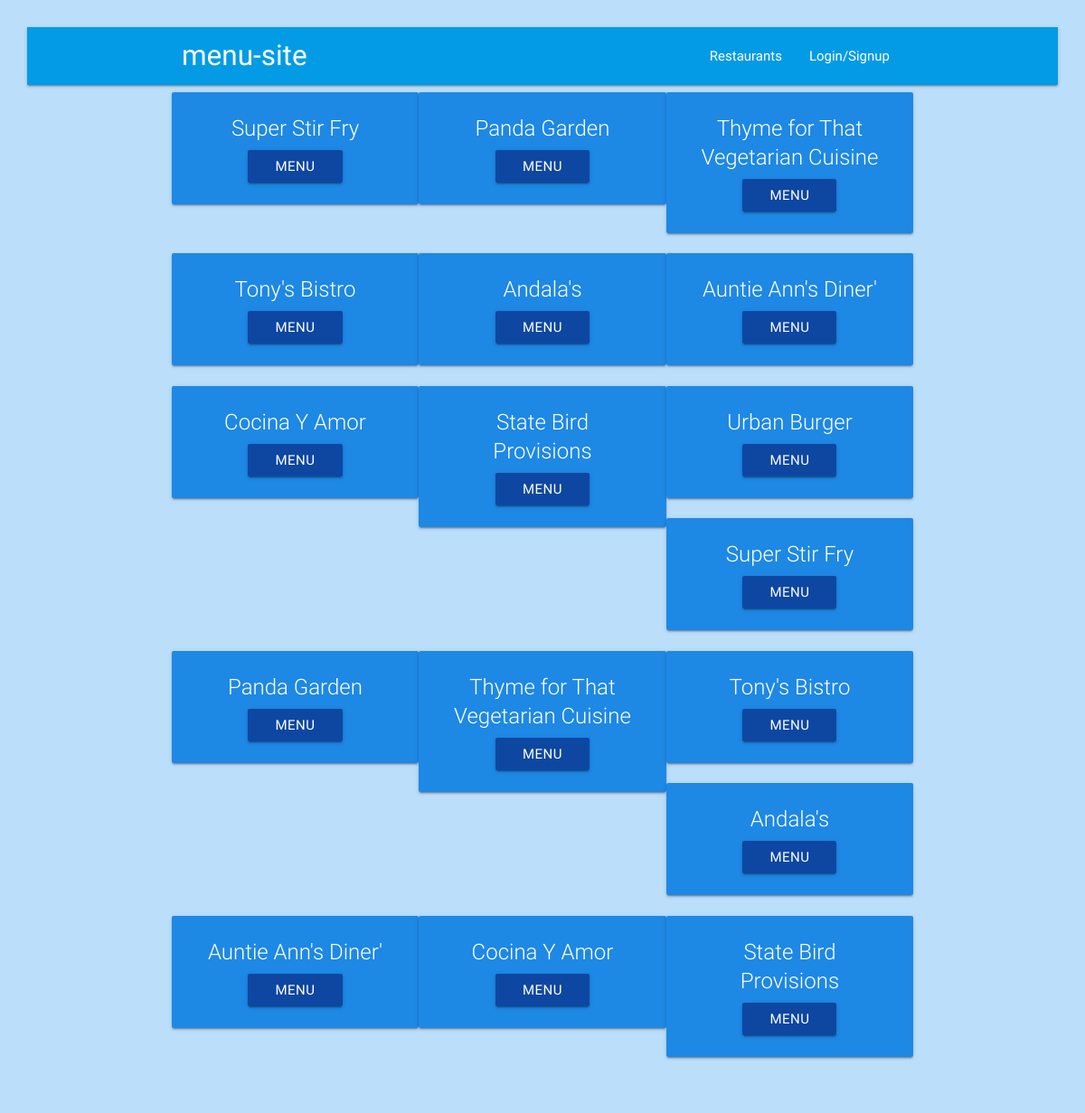
The page /restaurants/all on the database its author committed.
### database_setup.py (models this page shows, shortened)
class Restaurant(Base):
    __tablename__ = 'restaurant'
    id = Column(Integer, primary_key=True)
    name = Column(String(250), nullable=False)
    user_id = Column(Integer, ForeignKey('user.id'))
    user = relationship(User)

### app.py (the view)
@app.route('/')
@app.route('/restaurant')
@app.route('/restaurants')
@app.route('/restaurant/all')
@app.route('/restaurants/all')
def allRestaurants():
    restaurants = db.session.query(Restaurant).all()
    if 'username' not in login_session:
        return render_template('publicRestaurants.html', login_session=login_session, restaurants=restaurants)
    else:
        return render_template('privateRestaurants.html', login_session=login_session, restaurants=restaurants)

### templates/publicRestaurants.html (shortened to what this page needs)
{% extends "base.html" %}
{% block content %}
<div class="row">
    {% for restaurant in restaurants %}
    <div class="card blue darken-1 center-align col s4">
      <div class="card-content white-text hoverable">
        <span class="card-title">{{restaurant.name}}</span>
        <a class="blue darken-4 waves-effect waves-light btn" href="{{url_for('showRestaurantMenu', restaurant_id=restaurant.id) }}">Menu</a>
      </div>
    </div>
    {% endfor %}
  </div>
</div>
{% endblock %}

### templates/base.html (shortened to what this page needs)
<!DOCTYPE html>
<html>
<head>
  <link rel="stylesheet" href="/static/css/materialize.css">
  <link rel="stylesheet" href="/static/css/styles.css">
</head>
<body class="blue lighten-4">
  <nav>
    <div class="nav-wrapper">
      <div class="container">
        <a href="/" class="brand-logo">menu-site</a>
        <ul id="nav-mobile" class="right hide-on-med-and-down">
          <li><a href="/restaurants">Restaurants</a></li>
          {% if 'username' not in login_session %}
          <li><a href="/login">Login/Signup</a></li>
          {% endif %}
        </ul>
      </div>
    </div>
  </nav>
  <div id="content" class="row container">
    {% block content %}
    {% endblock %}
</body>
</html>

### static/css/styles.css (style rules this page uses)
body { padding: 2em; }

### rows shown on the page
Restaurant: name "Super Stir Fry"
Restaurant: name "Panda Garden"
Restaurant: name "Thyme for That Vegetarian Cuisine"
Restaurant: name "Tony's Bistro"
Restaurant: name "Andala's"
Restaurant: name "Auntie Ann's Diner'"
Restaurant: name "Cocina Y Amor"
Restaurant: name "State Bird Provisions"
Restaurant: name "Urban Burger"
Restaurant: name "Super Stir Fry"
Restaurant: name "Panda Garden"
Restaurant: name "Thyme for That Vegetarian Cuisine"
Restaurant: name "Tony's Bistro"
Restaurant: name "Andala's"
Restaurant: name "Auntie Ann's Diner'"
Restaurant: name "Cocina Y Amor"
Restaurant: name "State Bird Provisions"
